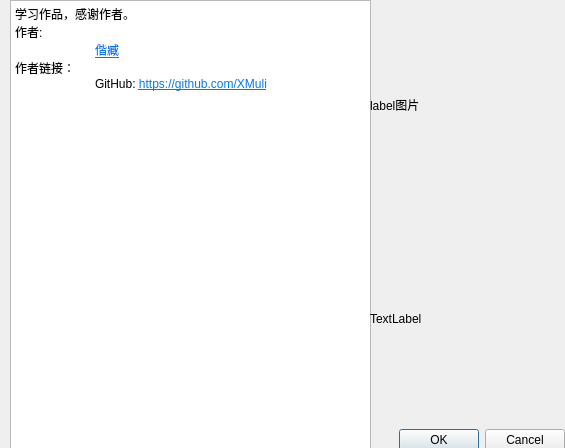
<?xml version="1.0" encoding="UTF-8"?>
<ui version="4.0">
 <class>AboutAuthor</class>
 <widget class="QDialog" name="AboutAuthor">
  <property name="geometry">
   <rect>
    <x>0</x>
    <y>0</y>
    <width>565</width>
    <height>448</height>
   </rect>
  </property>
  <property name="windowTitle">
   <string>Dialog</string>
  </property>
  <widget class="QTextBrowser" name="textBrowser">
   <property name="geometry">
    <rect>
     <x>10</x>
     <y>0</y>
     <width>361</width>
     <height>451</height>
    </rect>
   </property>
   <property name="html">
    <string>&lt;!DOCTYPE HTML PUBLIC &quot;-//W3C//DTD HTML 4.0//EN&quot; &quot;http://www.w3.org/TR/REC-html40/strict.dtd&quot;&gt;
&lt;html&gt;&lt;head&gt;&lt;meta name=&quot;qrichtext&quot; content=&quot;1&quot; /&gt;&lt;meta charset=&quot;utf-8&quot; /&gt;&lt;style type=&quot;text/css&quot;&gt;
p, li { white-space: pre-wrap; }
hr { height: 1px; border-width: 0; }
li.unchecked::marker { content: &quot;\2610&quot;; }
li.checked::marker { content: &quot;\2612&quot;; }
&lt;/style&gt;&lt;/head&gt;&lt;body style=&quot; font-family:'Microsoft YaHei UI'; font-size:9pt; font-weight:400; font-style:normal;&quot;&gt;
&lt;p style=&quot; margin-top:0px; margin-bottom:0px; margin-left:0px; margin-right:0px; -qt-block-indent:0; text-indent:0px;&quot;&gt;学习作品，感谢作者。&lt;/p&gt;
&lt;p style=&quot; margin-top:0px; margin-bottom:0px; margin-left:0px; margin-right:0px; -qt-block-indent:0; text-indent:0px;&quot;&gt;作者:&lt;/p&gt;
&lt;p style=&quot; margin-top:0px; margin-bottom:0px; margin-left:0px; margin-right:0px; -qt-block-indent:0; text-indent:0px;&quot;&gt;	&lt;a href=&quot;https://github.com/XMuli&quot;&gt;&lt;span style=&quot; font-family:'华文楷体'; text-decoration: underline; color:#007af4;&quot;&gt;偕臧&lt;/span&gt;&lt;/a&gt;&lt;span style=&quot; font-family:'华文楷体';&quot;&gt; &lt;/span&gt;&lt;/p&gt;
&lt;p style=&quot; margin-top:0px; margin-bottom:0px; margin-left:0px; margin-right:0px; -qt-block-indent:0; text-indent:0px;&quot;&gt;作者链接：&lt;/p&gt;
&lt;p style=&quot; margin-top:0px; margin-bottom:0px; margin-left:0px; margin-right:0px; -qt-block-indent:0; text-indent:0px;&quot;&gt;&lt;span style=&quot; font-family:'FangSong';&quot;&gt;	GitHub: &lt;/span&gt;&lt;a href=&quot;https://github.com/XMuli&quot;&gt;&lt;span style=&quot; font-family:'FangSong'; text-decoration: underline; color:#007af4;&quot;&gt;https://github.com/XMuli&lt;/span&gt;&lt;/a&gt;&lt;/p&gt;&lt;/body&gt;&lt;/html&gt;</string>
   </property>
  </widget>
  <widget class="QWidget" name="verticalLayoutWidget">
   <property name="geometry">
    <rect>
     <x>370</x>
     <y>0</y>
     <width>195</width>
     <height>451</height>
    </rect>
   </property>
   <layout class="QVBoxLayout" name="verticalLayout">
    <item>
     <widget class="QLabel" name="label_2">
      <property name="styleSheet">
       <string notr="true">image: url(:/resources/images/win.jpg);

</string>
      </property>
      <property name="text">
       <string>label图片</string>
      </property>
     </widget>
    </item>
    <item>
     <widget class="QLabel" name="label">
      <property name="text">
       <string>TextLabel</string>
      </property>
     </widget>
    </item>
    <item>
     <widget class="QDialogButtonBox" name="buttonBox">
      <property name="orientation">
       <enum>Qt::Horizontal</enum>
      </property>
      <property name="standardButtons">
       <set>QDialogButtonBox::Cancel|QDialogButtonBox::Ok</set>
      </property>
     </widget>
    </item>
   </layout>
  </widget>
 </widget>
 <resources/>
 <connections>
  <connection>
   <sender>buttonBox</sender>
   <signal>accepted()</signal>
   <receiver>AboutAuthor</receiver>
   <slot>accept()</slot>
   <hints>
    <hint type="sourcelabel">
     <x>248</x>
     <y>254</y>
    </hint>
    <hint type="destinationlabel">
     <x>157</x>
     <y>274</y>
    </hint>
   </hints>
  </connection>
  <connection>
   <sender>buttonBox</sender>
   <signal>rejected()</signal>
   <receiver>AboutAuthor</receiver>
   <slot>reject()</slot>
   <hints>
    <hint type="sourcelabel">
     <x>316</x>
     <y>260</y>
    </hint>
    <hint type="destinationlabel">
     <x>286</x>
     <y>274</y>
    </hint>
   </hints>
  </connection>
 </connections>
</ui>
